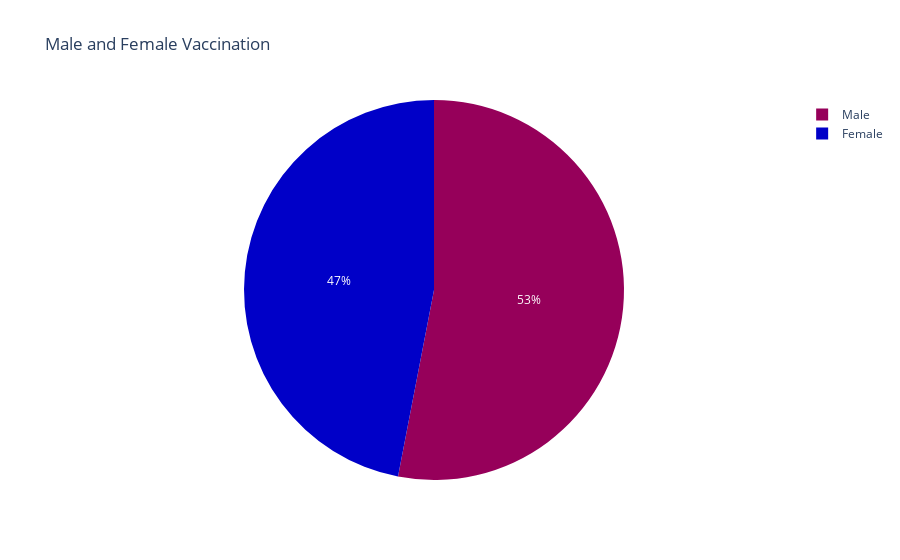

Here is the notebook cell this chart was saved with:
### Code cell
px.pie(names=['Male','Female'],values=[male,female],title="Male and Female Vaccination",color_discrete_sequence=px.colors.sequential.Rainbow)

### Figure 1 — Plotly figure (JSON) as saved in the notebook; plotly's stock layout.template omitted (floating-point values rounded to 4 significant figures)
{"data": [{"domain": {"x": [0, 1], "y": [0, 1]}, "hovertemplate": "label=%{label}<br>value=%{value}<extra></extra>", "labels": ["Male", "Female"], "legendgroup": "", "name": "", "showlegend": true, "type": "pie", "values": [7138698858, 6321628736]}], "layout": {"legend": {"tracegroupgap": 0}, "piecolorway": ["rgb(150,0,90)", "rgb(0,0,200)", "rgb(0,25,255)", "rgb(0,152,255)", "rgb(44,255,150)", "rgb(151,255,0)", "rgb(255,234,0)", "rgb(255,111,0)", "rgb(255,0,0)"], "title": {"text": "Male and Female Vaccination"}}}
